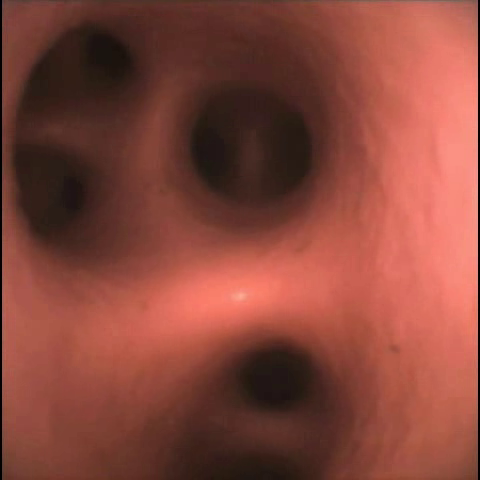
#> input picture data/lung_511_for_debug/images/00000011.png, 480 x 480 px, found by its file name
$ python pixel_monments.py
#> lines starting #> are read from the running program, lines starting #| are printed output that depends on the picture; after the words box and inside, x2 and y2 are one past the last pixel; in counts of white or black regions, pixels touching at a corner belong together
import cv2
import numpy as np
import matplotlib.pyplot as plt

def create_pattern_overlay(shape, mask, color, direction="right"):
    """
    创建带有斜线纹理的彩色图像，斜线与白色交织。

    Args:
        shape (tuple): 图像的形状 (height, width, channels)。
        mask (ndarray): 二值化的掩码图像。
        color (tuple): 颜色 (R, G, B)。
        direction (str): 斜线方向 ("right" 或 "left")。

    Returns:
        ndarray: 带有斜线纹理的彩色图像。
    """
    overlay = np.ones(shape, dtype=np.uint8) * 255  # 初始化为白色背景
    h, w = mask.shape

    # 创建斜线纹理
    for y in range(h):
        for x in range(w):
            if mask[y, x] > 0:  # 只在 mask 区域内绘制
                if direction == "right" and (x + y) % 10 < 5:  # 右下斜线
                    overlay[y, x] = color
                elif direction == "left" and (x - y) % 10 < 5:  # 左下斜线
                    overlay[y, x] = color
    return overlay

# 加载图像
gt_image = cv2.imread('data/lung_511_for_debug/images/00000011.png', cv2.IMREAD_GRAYSCALE)  # Ground Truth 图像
#> gt_image: shape (480, 480); min 0, max 192, mean 87.6
render_image = cv2.imread('exp/neus-blender/use_3_images_1and11and51_only_render/save/it20000-test/00000011.png', cv2.IMREAD_GRAYSCALE)  # 渲染图像

# 应用阈值化
threshold = 50
_, gt_thresh = cv2.threshold(gt_image, threshold, 255, cv2.THRESH_BINARY)  # 你可以调整阈值
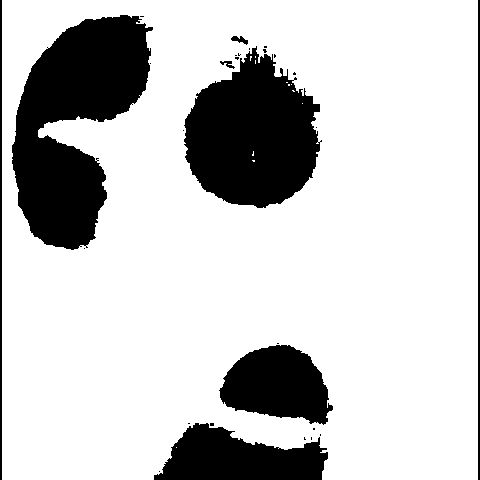
#> gt_thresh: shape (480, 480); 78.6% white; 29 black regions (21 under 20 px), largest, box (x1, y1, x2, y2) and area: (12, 15, 153, 250) 19193, (184, 46, 322, 208) 15165, (154, 423, 328, 480) 6499
_, render_thresh = cv2.threshold(render_image, threshold, 255, cv2.THRESH_BINARY)

# 提取边缘，边缘为白色，背景为黑色
gt_edges = cv2.Canny(gt_thresh, 100, 200)
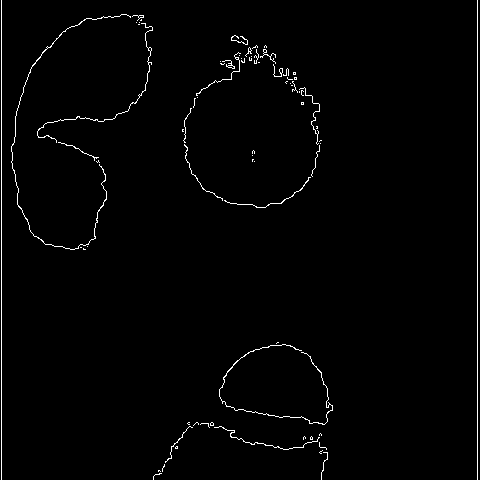
#> gt_edges: shape (480, 480); 1.4% white in thin lines or dots
# gt_edges = cv2.bitwise_not(gt_edges)  # 反转边缘图像
render_edges = cv2.Canny(render_thresh, 100, 200)
# render_edges = cv2.bitwise_not(render_edges)  # 反转边缘图像
# 将边缘图像转换为彩色图像
gt_edges_colored = cv2.cvtColor(gt_edges, cv2.COLOR_GRAY2BGR)  # 将 GT 边缘转换为彩色
#> gt_edges_colored: shape (480, 480, 3); 1.4% white in thin lines or dots
render_edges_colored = cv2.cvtColor(render_edges, cv2.COLOR_GRAY2BGR)  # 将 Render 边缘转换为彩色

# 将 GT 边缘设置为红色
gt_edges_colored[:, :, 1] = 0  # G 通道置为 0
gt_edges_colored[:, :, 2] = 0  # B 通道置为 0

# 将 Render 边缘设置为蓝色
render_edges_colored[:, :, 0] = 0  # R 通道置为 0
render_edges_colored[:, :, 1] = 0  # G 通道置为 0
# 将背景设置为白色
gt_edges_colored[gt_edges == 0] = [255, 255, 255]  # 背景设置为白色
render_edges_colored[render_edges == 0] = [255, 255, 255]  # 背景设置为白色
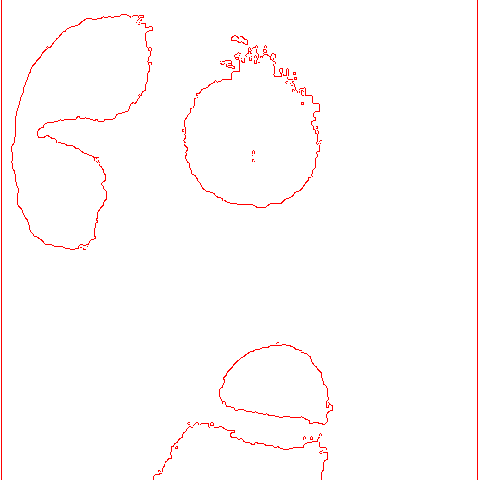
#> render_edges_colored: shape (480, 480, 3); mean B, G, R 251.4, 251.4, 255


# 计算非空洞区域的位移（使用图像质心来衡量）
gt_moments = cv2.moments(255 - gt_thresh)
#> gt_moments = moments, m00 12555435, centre m10/m00, m01/m00 = (183.6, 208.9)
render_moments = cv2.moments(255 - render_thresh)
#> render_moments has the same summary as gt_moments

# 计算质心
gt_cx = int(gt_moments['m10'] / gt_moments['m00'])
#> gt_cx = 183
gt_cy = int(gt_moments['m01'] / gt_moments['m00'])
#> gt_cy = 208

render_cx = int(render_moments['m10'] / render_moments['m00'])
#> render_cx = 183
render_cy = int(render_moments['m01'] / render_moments['m00'])
#> render_cy = 208

# 计算位移
displacement = np.sqrt((render_cx - gt_cx)**2 + (render_cy - gt_cy)**2)
#> displacement = 0

# 创建带有斜线纹理的叠加图像
overlay_shape = (gt_thresh.shape[0], gt_thresh.shape[1], 3)  # 彩色图像形状
#> overlay_shape = (480, 480, 3)
gt_moments_overlay = create_pattern_overlay(overlay_shape, gt_thresh, (255, 0, 0), direction="right")  # 红色右下斜线
#> after the loop in create_pattern_overlay, `for y in range(h):`:
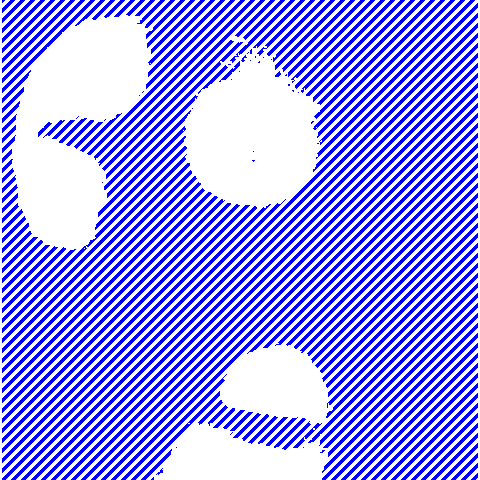
#> overlay: shape (480, 480, 3); mean of channels 0, 1, 2 255, 154.8, 154.8; drawn as B, G, R
render_moments_overlay = create_pattern_overlay(overlay_shape, render_thresh, (0, 0, 255), direction="left")  # 蓝色左下斜线
#> call 2 of create_pattern_overlay, with shape = (480, 480, 3), color = (0, 0, 255), direction = 'left'
#> after the loop in create_pattern_overlay (call 2), `for y in range(h):`:
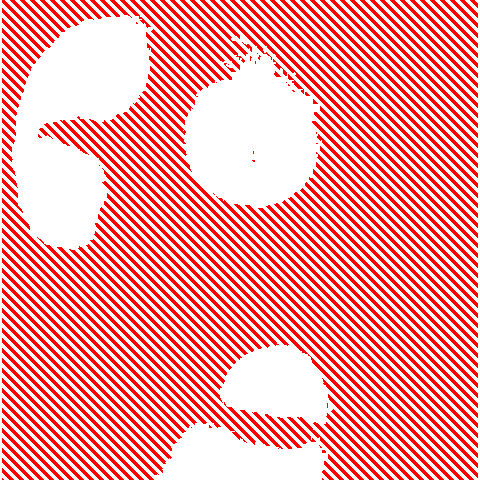
#> overlay: shape (480, 480, 3); mean of channels 0, 1, 2 154.8, 154.8, 255; drawn as B, G, R

# 合并两张图像
combined_moments_overlay = cv2.addWeighted(gt_moments_overlay, 0.5, render_moments_overlay, 0.5, 0)
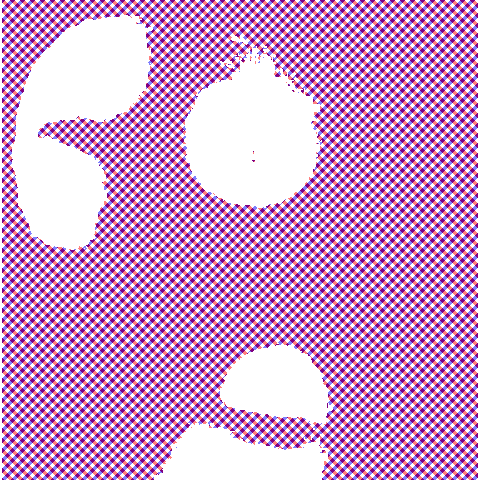
#> combined_moments_overlay: shape (480, 480, 3); mean of channels 0, 1, 2 205.1, 155, 205.1; drawn as B, G, R
combined_thresh_overlay = cv2.addWeighted(gt_thresh, 0.5, render_thresh, 0.5, 0)
combined_edge_overlay = cv2.addWeighted(gt_edges_colored, 0.5, render_edges_colored, 0.5, 0)


# 在图像上绘制质心和位移信息
fig, axes = plt.subplots(3, 3, figsize=(18, 18))

# 显示 GT 原图
axes[0, 0].imshow(gt_image, cmap='gray')
axes[0, 0].scatter(gt_cx, gt_cy, color='red', label='GT Centroid')
axes[0, 0].set_title('GT Original with Centroid')
axes[0, 0].legend()
axes[0, 0].axis('off')

# 显示 Render 原图
axes[0, 1].imshow(render_image, cmap='gray')
axes[0, 1].scatter(render_cx, render_cy, color='blue', label='Render Centroid')
axes[0, 1].set_title('Render Original with Centroid')
axes[0, 1].legend()
axes[0, 1].axis('off')

# 显示叠加图像
axes[0, 2].imshow(combined_moments_overlay)
axes[0, 2].set_title('Overlay (GT: Red, Render: Blue)')
axes[0, 2].text(10, 30, f'Displacement: {displacement:.2f} px', color='yellow', fontsize=12, bbox=dict(facecolor='black', alpha=0.5))
axes[0, 2].axis('off')

# 显示 GT 阈值化结果
axes[1, 0].imshow(gt_thresh, cmap='gray')
axes[1, 0].set_title('GT Thresholded')
axes[1, 0].axis('off')

# 显示 Render 阈值化结果
axes[1, 1].imshow(render_thresh, cmap='gray')
axes[1, 1].set_title('Render Thresholded')
axes[1, 1].axis('off')

# 显示空白占位图
axes[1, 2].imshow(combined_thresh_overlay, cmap='gray')
axes[1, 2].set_title('Overlay ')
axes[1, 2].axis('off')


# 显示 GT 边缘
axes[2, 0].imshow(cv2.cvtColor(gt_edges_colored, cv2.COLOR_BGR2RGB))  # 转换为 RGB 格式以供 Matplotlib 显示
axes[2, 0].set_title('GT Edges (Red)')
axes[2, 0].axis('off')

# 显示 Render 边缘
axes[2, 1].imshow(cv2.cvtColor(render_edges_colored, cv2.COLOR_BGR2RGB))  # 转换为 RGB 格式以供 Matplotlib 显示
axes[2, 1].set_title('Render Edges (Blue)')
axes[2, 1].axis('off')

# 显示叠加边缘图像
axes[2, 2].imshow(cv2.cvtColor(combined_edge_overlay, cv2.COLOR_BGR2RGB))  # 转换为 RGB 格式以供 Matplotlib 显示
axes[2, 2].set_title('Overlay Edges (Red + Blue)')
axes[2, 2].axis('off')

plt.tight_layout()
plt.show()
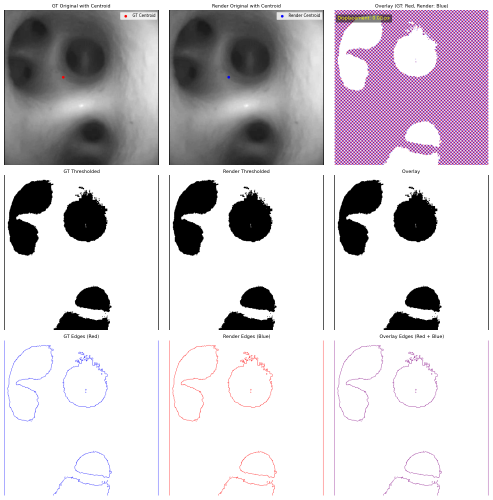
#> figure drawn by matplotlib, 9 panels
